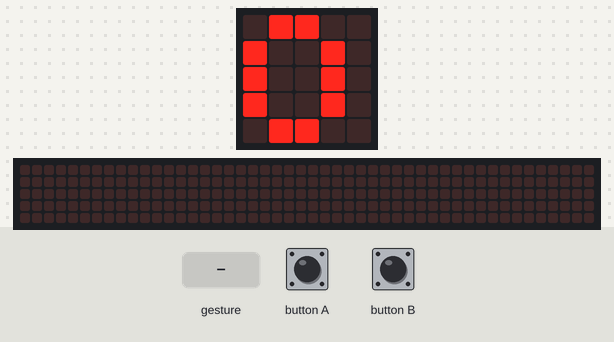
Simulated run of this program. Board: BBC micro:bit (MakeCode). On the bench: the board's 5×5 LED display, a strip that is not on the board, showing the scrolling text unrolled. Inputs (shaded band) come from the test bench. Random numbers come from a fixed seed; a tilt is held for 1.5 s and a shake lasts 1 s, then the board lies face up again; the 48×5 strip is a reading aid, not a part: it shows the text the display is scrolling, unrolled, one strip-width of it at a time.

Above: at 1.2 s.
1.3 s: button A pressed for 0.15 s
At 1.92 s:
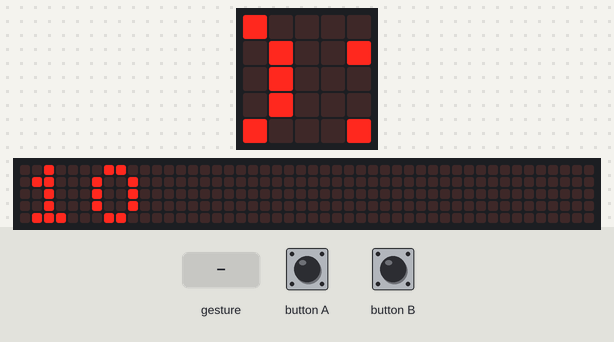
2.0 s: gesture 'shake'
At 4.8 s:
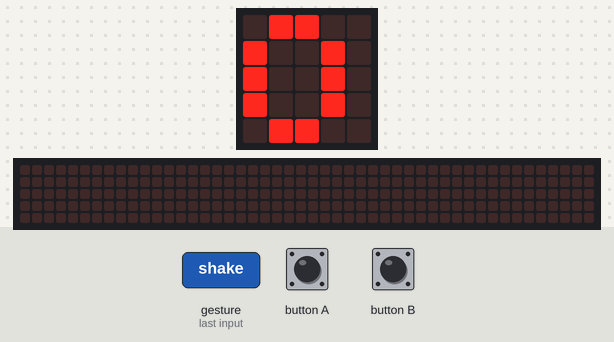
5.0 s: button B pressed for 0.15 s
At 6.3 s:
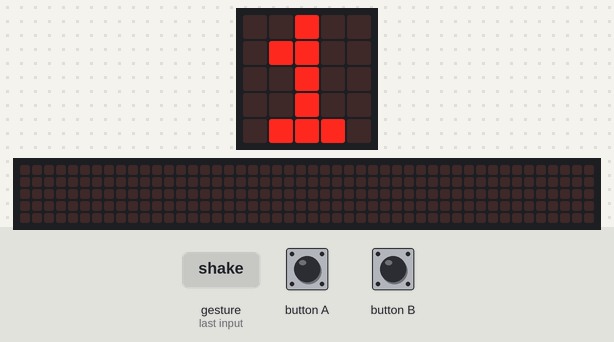
7.3 s: button A pressed for 0.15 s
8.0 s: button B pressed for 0.15 s
Timing chart, 0 to 9.7 s (numbered marks = the images above; inputs shaded):
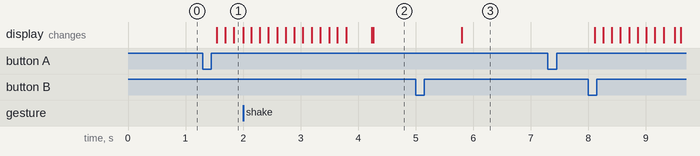

Measured:
- after the input at 1.3 s, the display: first changes after 0.24 s (image 1 shows a later state)
- after the input at 5.0 s, the display: changes after 0.80 s (image 3)
- after the input at 7.3 s, every drawn part: stays the same

The program:

main.ts
```typescript
input.onButtonPressed(Button.A, function () {
    numerointroducido += 10
})
input.onGesture(Gesture.Shake, function () {
    numerointroducido = 0
    nºadivinar = randint(0, 99)
})
input.onButtonPressed(Button.B, function () {
    numerointroducido += 1
})
let nºadivinar = 0
let numerointroducido = 0
numerointroducido = 0
basic.forever(function () {
    basic.showString("" + (numerointroducido))
})
```

test.ts
```typescript
// aquí va el archivo "tests"; esto no se compilará cuando este paquete se utilice como una extensión.
```
